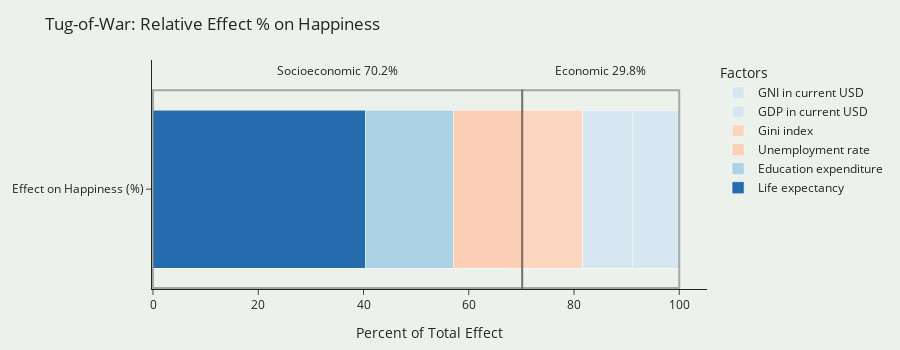

Source (notebook cell):
### Code cell
import plotly.graph_objects as go

factors = [
    'Life expectancy',
    'Education expenditure',
    'Unemployment rate',
    'Gini index',
    'GDP in current USD',
    'GNI in current USD'
]
correlations = [0.77, 0.32, -0.25, -0.22, 0.18, 0.17]

abs_vals = [abs(r) for r in correlations]
total = sum(abs_vals)
percentages = [v / total * 100 for v in abs_vals]

bases = [0]
for pct in percentages[:-1]:
    bases.append(bases[-1] + pct)

colors = [
    '#256caf',
    '#abd2e5',
    '#fbceb6',
    '#fcd5bf',
    '#d6e7f1',
    '#d6e7f1'
]

fig = go.Figure()

for factor, pct, base, color in zip(factors, percentages, bases, colors):
    fig.add_trace(go.Bar(
        x=[pct],
        y=['Effect on Happiness (%)'],
        name=factor,
        orientation='h',
        marker_color=color,
        base=[base],
        hovertemplate=f'{factor}: {pct:.1f}%<extra></extra>'
    ))

socio_end = bases[3]
econ_start = socio_end
econ_end = bases[-1] + percentages[-1]

fig.add_shape(type="rect",
    x0=0, x1=socio_end,
    y0=-0.5, y1=0.5,
    xref='x', yref='y',
    line=dict(color='black', width=2),
    fillcolor='rgba(0,0,0,0)'
)
fig.add_shape(type="rect",
    x0=econ_start, x1=econ_end,
    y0=-0.5, y1=0.5,
    xref='x', yref='y',
    line=dict(color='black', width=2),
    fillcolor='rgba(0,0,0,0)'
)

fig.add_annotation(
    x=socio_end / 2,
    y=0.6,
    text="Socioeconomic 70.2%",
    showarrow=False,
    font=dict(size=12)
)
fig.add_annotation(
    x=(econ_start + econ_end) / 2,
    y=0.6,
    text="Economic 29.8%",
    showarrow=False,
    font=dict(size=12)
)

fig.update_layout(
    barmode='stack',
    title="Tug-of-War: Relative Effect % on Happiness",
    xaxis_title="Percent of Total Effect",
    template="simple_white",
    showlegend=True,
    legend_title="Factors",
    height=350,
    margin=dict(l=20, r=20, t=60, b=20),
    paper_bgcolor='#EDF1EC',
    plot_bgcolor='#EDF1EC'
)

fig.show()

### Figure 1 — Plotly figure (JSON) as saved in the notebook; plotly's stock layout.template omitted (floating-point values rounded to 4 significant figures)
{"data": [{"base": [0], "hovertemplate": "Life expectancy: 40.3%<extra></extra>", "marker": {"color": "#256caf"}, "name": "Life expectancy", "orientation": "h", "type": "bar", "x": [40.31], "y": ["Effect on Happiness (%)"]}, {"base": [40.31], "hovertemplate": "Education expenditure: 16.8%<extra></extra>", "marker": {"color": "#abd2e5"}, "name": "Education expenditure", "orientation": "h", "type": "bar", "x": [16.75], "y": ["Effect on Happiness (%)"]}, {"base": [57.07], "hovertemplate": "Unemployment rate: 13.1%<extra></extra>", "marker": {"color": "#fbceb6"}, "name": "Unemployment rate", "orientation": "h", "type": "bar", "x": [13.09], "y": ["Effect on Happiness (%)"]}, {"base": [70.16], "hovertemplate": "Gini index: 11.5%<extra></extra>", "marker": {"color": "#fcd5bf"}, "name": "Gini index", "orientation": "h", "type": "bar", "x": [11.52], "y": ["Effect on Happiness (%)"]}, {"base": [81.68], "hovertemplate": "GDP in current USD: 9.4%<extra></extra>", "marker": {"color": "#d6e7f1"}, "name": "GDP in current USD", "orientation": "h", "type": "bar", "x": [9.424], "y": ["Effect on Happiness (%)"]}, {"base": [91.1], "hovertemplate": "GNI in current USD: 8.9%<extra></extra>", "marker": {"color": "#d6e7f1"}, "name": "GNI in current USD", "orientation": "h", "type": "bar", "x": [8.901], "y": ["Effect on Happiness (%)"]}], "layout": {"annotations": [{"font": {"size": 12}, "showarrow": false, "text": "Socioeconomic 70.2%", "x": 35.08, "y": 0.6}, {"font": {"size": 12}, "showarrow": false, "text": "Economic 29.8%", "x": 85.08, "y": 0.6}], "barmode": "stack", "height": 350, "legend": {"title": {"text": "Factors"}}, "margin": {"b": 20, "l": 20, "r": 20, "t": 60}, "paper_bgcolor": "#EDF1EC", "plot_bgcolor": "#EDF1EC", "shapes": [{"fillcolor": "rgba(0,0,0,0)", "line": {"color": "black", "width": 2}, "type": "rect", "x0": 0, "x1": 70.16, "xref": "x", "y0": -0.5, "y1": 0.5, "yref": "y"}, {"fillcolor": "rgba(0,0,0,0)", "line": {"color": "black", "width": 2}, "type": "rect", "x0": 70.16, "x1": 100, "xref": "x", "y0": -0.5, "y1": 0.5, "yref": "y"}], "showlegend": true, "title": {"text": "Tug-of-War: Relative Effect % on Happiness"}, "xaxis": {"title": {"text": "Percent of Total Effect"}}}}
